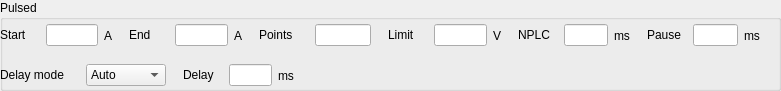
   <widget class="QGroupBox" name="groupBox_pulsedSweep">
    <property name="geometry">
     <rect>
      <x>10</x>
      <y>130</y>
      <width>781</width>
      <height>91</height>
     </rect>
    </property>
    <property name="title">
     <string>Pulsed</string>
    </property>
    <widget class="QWidget" name="horizontalLayoutWidget_15">
     <property name="geometry">
      <rect>
       <x>0</x>
       <y>20</y>
       <width>771</width>
       <height>31</height>
      </rect>
     </property>
     <layout class="QHBoxLayout" name="HBoxLayout_pulsedLine1" stretch="10,1,10,1,10,1,10,1,10,1,10,1">
      <item>
       <layout class="QHBoxLayout" name="HBoxLayout_pulsedStart" stretch="0,0,0">
        <item>
         <widget class="QLabel" name="label_continuousStart_2">
          <property name="sizePolicy">
           <sizepolicy hsizetype="Fixed" vsizetype="Fixed">
            <horstretch>0</horstretch>
            <verstretch>0</verstretch>
           </sizepolicy>
          </property>
          <property name="minimumSize">
           <size>
            <width>40</width>
            <height>0</height>
           </size>
          </property>
          <property name="text">
           <string>Start</string>
          </property>
         </widget>
        </item>
        <item>
         <widget class="QLineEdit" name="lineEdit_pulsedStart">
          <property name="sizePolicy">
           <sizepolicy hsizetype="Fixed" vsizetype="Fixed">
            <horstretch>0</horstretch>
            <verstretch>0</verstretch>
           </sizepolicy>
          </property>
          <property name="minimumSize">
           <size>
            <width>20</width>
            <height>0</height>
           </size>
          </property>
         </widget>
        </item>
        <item>
         <widget class="QLabel" name="label_pulsedStartUnits">
          <property name="text">
           <string>A</string>
          </property>
         </widget>
        </item>
       </layout>
      </item>
      <item>
       <spacer name="horizontalSpacer_12">
        <property name="orientation">
         <enum>Qt::Horizontal</enum>
        </property>
        <property name="sizeHint" stdset="0">
         <size>
          <width>40</width>
          <height>20</height>
         </size>
        </property>
       </spacer>
      </item>
      <item>
       <layout class="QHBoxLayout" name="HBoxLayout_pulsedEnd" stretch="0,0,0">
        <item>
         <widget class="QLabel" name="label_continuousEnd_2">
          <property name="sizePolicy">
           <sizepolicy hsizetype="Fixed" vsizetype="Fixed">
            <horstretch>0</horstretch>
            <verstretch>0</verstretch>
           </sizepolicy>
          </property>
          <property name="minimumSize">
           <size>
            <width>40</width>
            <height>0</height>
           </size>
          </property>
          <property name="text">
           <string>End</string>
          </property>
         </widget>
        </item>
        <item>
         <widget class="QLineEdit" name="lineEdit_pulsedEnd">
          <property name="sizePolicy">
           <sizepolicy hsizetype="Fixed" vsizetype="Fixed">
            <horstretch>0</horstretch>
            <verstretch>0</verstretch>
           </sizepolicy>
          </property>
          <property name="minimumSize">
           <size>
            <width>20</width>
            <height>0</height>
           </size>
          </property>
         </widget>
        </item>
        <item>
         <widget class="QLabel" name="label_pulsedEndUnits">
          <property name="text">
           <string>A</string>
          </property>
         </widget>
        </item>
       </layout>
      </item>
      <item>
       <spacer name="horizontalSpacer_13">
        <property name="orientation">
         <enum>Qt::Horizontal</enum>
        </property>
        <property name="sizeHint" stdset="0">
         <size>
          <width>40</width>
          <height>20</height>
         </size>
        </property>
       </spacer>
      </item>
      <item>
       <layout class="QHBoxLayout" name="HBoxLayout_pulsedPoints" stretch="0,0">
        <item>
         <widget class="QLabel" name="label_pulsedPoints">
          <property name="sizePolicy">
           <sizepolicy hsizetype="Fixed" vsizetype="Fixed">
            <horstretch>0</horstretch>
            <verstretch>0</verstretch>
           </sizepolicy>
          </property>
          <property name="minimumSize">
           <size>
            <width>50</width>
            <height>0</height>
           </size>
          </property>
          <property name="text">
           <string>Points</string>
          </property>
         </widget>
        </item>
        <item>
         <widget class="QLineEdit" name="lineEdit_pulsedPoints">
          <property name="sizePolicy">
           <sizepolicy hsizetype="Fixed" vsizetype="Fixed">
            <horstretch>0</horstretch>
            <verstretch>0</verstretch>
           </sizepolicy>
          </property>
          <property name="minimumSize">
           <size>
            <width>20</width>
            <height>0</height>
           </size>
          </property>
         </widget>
        </item>
       </layout>
      </item>
      <item>
       <spacer name="horizontalSpacer_14">
        <property name="orientation">
         <enum>Qt::Horizontal</enum>
        </property>
        <property name="sizeHint" stdset="0">
         <size>
          <width>40</width>
          <height>20</height>
         </size>
        </property>
       </spacer>
      </item>
      <item>
       <layout class="QHBoxLayout" name="HBoxLayout_pulsedLimit" stretch="0,0,0">
        <item>
         <widget class="QLabel" name="label_continuousLimit_2">
          <property name="sizePolicy">
           <sizepolicy hsizetype="Fixed" vsizetype="Fixed">
            <horstretch>0</horstretch>
            <verstretch>0</verstretch>
           </sizepolicy>
          </property>
          <property name="minimumSize">
           <size>
            <width>40</width>
            <height>0</height>
           </size>
          </property>
          <property name="text">
           <string>Limit</string>
          </property>
         </widget>
        </item>
        <item>
         <widget class="QLineEdit" name="lineEdit_pulsedLimit">
          <property name="sizePolicy">
           <sizepolicy hsizetype="Fixed" vsizetype="Fixed">
            <horstretch>0</horstretch>
            <verstretch>0</verstretch>
           </sizepolicy>
          </property>
          <property name="minimumSize">
           <size>
            <width>20</width>
            <height>0</height>
           </size>
          </property>
         </widget>
        </item>
        <item>
         <widget class="QLabel" name="label_pulsedLimitUnits">
          <property name="text">
           <string>V</string>
          </property>
         </widget>
        </item>
       </layout>
      </item>
      <item>
       <spacer name="horizontalSpacer_15">
        <property name="orientation">
         <enum>Qt::Horizontal</enum>
        </property>
        <property name="sizeHint" stdset="0">
         <size>
          <width>40</width>
          <height>20</height>
         </size>
        </property>
       </spacer>
      </item>
      <item>
       <layout class="QHBoxLayout" name="HBoxLayout_pulsedNPLC" stretch="0,0,0">
        <item>
         <widget class="QLabel" name="label_pulsedNPLC">
          <property name="sizePolicy">
           <sizepolicy hsizetype="Fixed" vsizetype="Fixed">
            <horstretch>0</horstretch>
            <verstretch>0</verstretch>
           </sizepolicy>
          </property>
          <property name="minimumSize">
           <size>
            <width>40</width>
            <height>0</height>
           </size>
          </property>
          <property name="text">
           <string>NPLC</string>
          </property>
         </widget>
        </item>
        <item>
         <widget class="QLineEdit" name="lineEdit_pulsedNPLC">
          <property name="sizePolicy">
           <sizepolicy hsizetype="Fixed" vsizetype="Fixed">
            <horstretch>0</horstretch>
            <verstretch>0</verstretch>
           </sizepolicy>
          </property>
          <property name="minimumSize">
           <size>
            <width>20</width>
            <height>0</height>
           </size>
          </property>
          <property name="baseSize">
           <size>
            <width>0</width>
            <height>0</height>
           </size>
          </property>
         </widget>
        </item>
        <item>
         <widget class="QLabel" name="label_pulsedNPLCUnits">
          <property name="text">
           <string>ms</string>
          </property>
         </widget>
        </item>
       </layout>
      </item>
      <item>
       <spacer name="horizontalSpacer_16">
        <property name="orientation">
         <enum>Qt::Horizontal</enum>
        </property>
        <property name="sizeHint" stdset="0">
         <size>
          <width>40</width>
          <height>20</height>
         </size>
        </property>
       </spacer>
      </item>
      <item>
       <layout class="QHBoxLayout" name="HBoxLayout_pulsedPause" stretch="0,0,0">
        <item>
         <widget class="QLabel" name="label_pulsedPause_2">
          <property name="sizePolicy">
           <sizepolicy hsizetype="Fixed" vsizetype="Fixed">
            <horstretch>0</horstretch>
            <verstretch>0</verstretch>
           </sizepolicy>
          </property>
          <property name="minimumSize">
           <size>
            <width>40</width>
            <height>0</height>
           </size>
          </property>
          <property name="text">
           <string>Pause</string>
          </property>
         </widget>
        </item>
        <item>
         <widget class="QLineEdit" name="lineEdit_pulsedPause">
          <property name="sizePolicy">
           <sizepolicy hsizetype="Fixed" vsizetype="Fixed">
            <horstretch>0</horstretch>
            <verstretch>0</verstretch>
           </sizepolicy>
          </property>
          <property name="minimumSize">
           <size>
            <width>20</width>
            <height>0</height>
           </size>
          </property>
          <property name="baseSize">
           <size>
            <width>0</width>
            <height>0</height>
           </size>
          </property>
         </widget>
        </item>
        <item>
         <widget class="QLabel" name="label_pulsedPause">
          <property name="text">
           <string>ms</string>
          </property>
         </widget>
        </item>
       </layout>
      </item>
      <item>
       <spacer name="horizontalSpacer_24">
        <property name="orientation">
         <enum>Qt::Horizontal</enum>
        </property>
        <property name="sizeHint" stdset="0">
         <size>
          <width>40</width>
          <height>20</height>
         </size>
        </property>
       </spacer>
      </item>
     </layout>
    </widget>
    <widget class="QWidget" name="horizontalLayoutWidget_16">
     <property name="geometry">
      <rect>
       <x>0</x>
       <y>60</y>
       <width>771</width>
       <height>31</height>
      </rect>
     </property>
     <layout class="QHBoxLayout" name="HBoxLayout_pulsedLine2" stretch="10,1,10,43">
      <item>
       <layout class="QHBoxLayout" name="HBoxLayout_pulsedDelayMode">
        <item>
         <widget class="QLabel" name="label_pulsedDelayMode">
          <property name="sizePolicy">
           <sizepolicy hsizetype="Fixed" vsizetype="Fixed">
            <horstretch>0</horstretch>
            <verstretch>0</verstretch>
           </sizepolicy>
          </property>
          <property name="minimumSize">
           <size>
            <width>80</width>
            <height>0</height>
           </size>
          </property>
          <property name="text">
           <string>Delay mode</string>
          </property>
         </widget>
        </item>
        <item>
         <widget class="QComboBox" name="comboBox_pulsedDelayMode">
          <property name="sizePolicy">
           <sizepolicy hsizetype="Fixed" vsizetype="Fixed">
            <horstretch>0</horstretch>
            <verstretch>0</verstretch>
           </sizepolicy>
          </property>
          <property name="minimumSize">
           <size>
            <width>80</width>
            <height>0</height>
           </size>
          </property>
          <property name="currentIndex">
           <number>0</number>
          </property>
          <item>
           <property name="text">
            <string>Auto</string>
           </property>
          </item>
          <item>
           <property name="text">
            <string>Manual</string>
           </property>
          </item>
         </widget>
        </item>
       </layout>
      </item>
      <item>
       <spacer name="horizontalSpacer_17">
        <property name="orientation">
         <enum>Qt::Horizontal</enum>
        </property>
        <property name="sizeHint" stdset="0">
         <size>
          <width>40</width>
          <height>20</height>
         </size>
        </property>
       </spacer>
      </item>
      <item>
       <layout class="QHBoxLayout" name="HBoxLayout_pulsedDelay" stretch="0,0,0">
        <item>
         <widget class="QLabel" name="label_continuousDelay_2">
          <property name="sizePolicy">
           <sizepolicy hsizetype="Fixed" vsizetype="Fixed">
            <horstretch>0</horstretch>
            <verstretch>0</verstretch>
           </sizepolicy>
          </property>
          <property name="minimumSize">
           <size>
            <width>40</width>
            <height>0</height>
           </size>
          </property>
          <property name="text">
           <string>Delay</string>
          </property>
         </widget>
        </item>
        <item>
         <widget class="QLineEdit" name="lineEdit_pulsedDelay">
          <property name="sizePolicy">
           <sizepolicy hsizetype="Fixed" vsizetype="Fixed">
            <horstretch>0</horstretch>
            <verstretch>0</verstretch>
           </sizepolicy>
          </property>
          <property name="minimumSize">
           <size>
            <width>20</width>
            <height>0</height>
           </size>
          </property>
         </widget>
        </item>
        <item>
         <widget class="QLabel" name="label_pulsedDelayUnits">
          <property name="text">
           <string>ms</string>
          </property>
         </widget>
        </item>
       </layout>
      </item>
      <item>
       <spacer name="horizontalSpacer_18">
        <property name="orientation">
         <enum>Qt::Horizontal</enum>
        </property>
        <property name="sizeHint" stdset="0">
         <size>
          <width>40</width>
          <height>20</height>
         </size>
        </property>
       </spacer>
      </item>
     </layout>
    </widget>
   </widget>
